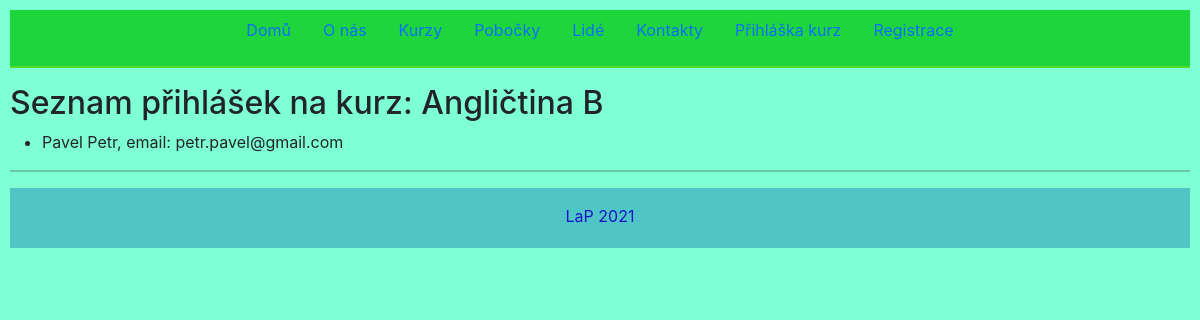
Page /kurz/2/applications on the committed database.
### courses/models.py (models this page shows, shortened)
class Course(models.Model):
    name = models.CharField(max_length=100)
    start = models.DateTimeField()
    end = models.DateTimeField()
    description = models.CharField(max_length=1000)
    price = models.IntegerField()
    category = models.ForeignKey(Category, on_delete=models.SET_NULL, null=True)
    branch = models.ForeignKey(Branch, on_delete=models.SET_NULL, null=True)
    lecturer = models.ForeignKey(Person, on_delete=models.SET_NULL, null=True, related_name="course_lecturer")
    event_coordinator = models.ForeignKey(Person, on_delete=models.SET_NULL, null=True, related_name="course_coordinator")

class Application(models.Model):
    email = models.EmailField(max_length=100)
    first_name = models.CharField(max_length=100)
    last_name = models.CharField(max_length=100)
    course = models.ForeignKey(Course, on_delete=models.SET_NULL, null=True)
    phone_number = models.TextField(max_length=15, blank=True, null=True)

### courses/views.py (the view)
# urls.py: path('kurz/<int:pk>/applications', views.ApplicationsListView.as_view(), name='application_list'),
class ApplicationsListView(ListView):
    template_name = "application_list.html"
    model = models.Application
    def get_queryset(self):
        cislo_kurzu = self.kwargs['pk']
        query_set = models.Application.objects.filter(course_id=cislo_kurzu)
        return query_set
    def get_context_data(self, **kwargs):
        context = super().get_context_data(**kwargs)
        context["cislo_kurzu"] = models.Course.objects.get(pk=self.kwargs['pk'])
        return context

### courses/templates/application_list.html (shortened to what this page needs)
<!DOCTYPE html>
<html lang="en">
<head>
    <link href="https://cdn.jsdelivr.net/npm/bootstrap@5.0.0/dist/css/bootstrap.min.css" rel="stylesheet">
</head>
<body>
    {% extends "base.html" %}
    {% block content2 %}
    <h2>Seznam přihlášek na kurz: {{ cislo_kurzu.name }}</h2>
    <ul>
    {% for item in object_list %}
    <li>{{ item.last_name }} {{ item.first_name }}, email: {{ item.email }}</li>
    {% endfor %}
    </ul>
    {% endblock %}

### courses/templates/application_list.html (style rules this page uses)
body { padding: 10px !important; background-color: aquamarine !important; }

### rows in the picture
Course: name "Angličtina B"
Application: last_name "Pavel", first_name "Petr", email "petr.pavel@gmail.com"
